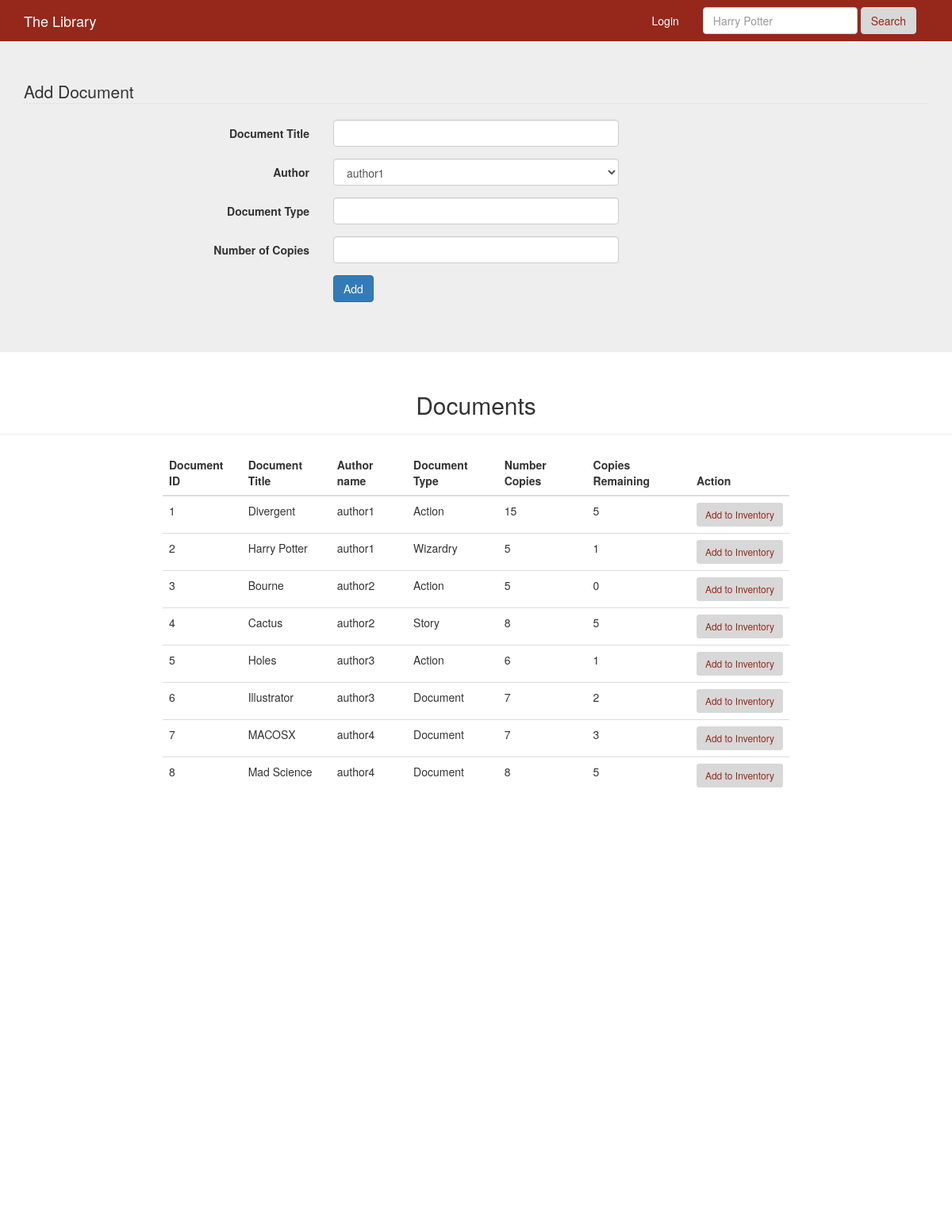
The app's page /document with its own data.
### tables this page shows
CREATE TABLE Document(
	doc_id integer primary key autoincrement,
	doc_title varchar,
	doc_type varchar,
	number_copies varchar
);

### main.py (the view)
@app.route('/document')
def document():
    query = '''
                select d.doc_id, d.doc_title, d.doc_type, d.number_copies, u.author_name, max(i.doc_copy)
                from document as d
                inner join authoring as a
                    on d.doc_id = a.doc_id
                inner join author as u
                    on a.author_id = u.author_id
                left join inventory as i
                    on d.doc_id = i.doc_id
                group by i.doc_id
            '''
    cur = g.db.execute( query )
    rows = [dict( doc_id=row[0], doc_title=row[1], doc_type=row[2], number_copies=row[3], author_name=row[4], copies_out=row[5] ) for row in cur.fetchall()]
    for row in rows:
        if row['copies_out'] is not None:
            row['copies_remaining'] = int( row['number_copies'] ) - int( row['copies_out'] )
        else:
            row['copies_remaining'] = int( row['number_copies'] )
    cur = g.db.execute( 'select * from author' )
    options = [dict( author_id=row[0], author_name=row[1] ) for row in cur.fetchall()]
    return render_template('document.html', rows=rows, options=options)

### main.py (called while the page is built)
@app.before_request
def before_request():
    g.db = connect_db()

@app.teardown_request
def teardown_request(exception):
    db = getattr(g, 'db', None)
    if db is not None:
        db.close()

def connect_db():
    return sqlite3.connect(app.config['DATABASE'])

### templates/document.html (shortened to what this page needs)
{% extends "layout.html" %}
{% block body %}
<div class="jumbotron">
    <div class="container">
        <form class="form-horizontal" action="{{ url_for('add_document') }}" method="post">
        <fieldset>
        <legend>Add Document</legend>
        <div class="form-group">
        <label class="col-md-4 control-label" for="doc_title">Document Title</label>
        <div class="col-md-4">
        <input id="doc_title" name="doc_title" type="text" class="form-control input-md">
        </div>
        </div>
        <div class="form-group">
        <label class="col-md-4 control-label" for="doc_type">Author</label>
        <div class="col-md-4">
        <select class="form-control" id="authors" name="authors">
            {% for row in options %}
            <option value="{{ row['author_id'] }}">{{ row['author_name'] }}</option>
            {% endfor %}
        </select>
        </div>
        </div>
        <div class="form-group">
        <label class="col-md-4 control-label" for="doc_type">Document Type</label>
        <div class="col-md-4">
        <input id="doc_type" name="doc_type" type="text" class="form-control input-md">
        </div>
        </div>
        <div class="form-group">
        <label class="col-md-4 control-label" for="doc_type">Number of Copies</label>
        <div class="col-md-4">
        <input id="number_copies" name="number_copies"" type="text" class="form-control input-md">
        </div>
        </div>
        <div class="form-group">
        <label class="col-md-4 control-label" for="add"></label>
        <div class="col-md-4">
            <button id="add" name="add" class="btn btn-primary">Add</button>
        </div>
        </div>
        </fieldset>
        </form>
    </div>
</div>
<div class="row column text-center">
    <h2>Documents</h2>
    <hr>
</div>
<div class="row">
  <div class="col-md-2"></div>
  <div class="col-md-8">
      <table class="table">
        <thead>
            <tr>
                <th>
                    Document ID
                </th>
                <th>
                    Document Title
                </th>
                <th>
                    Author name
                </th>
                <th>
                    Document Type
                </th>
                <th>
                    Number Copies
                </th>
                <th>
                    Copies Remaining
                </th>
                <th>
                    Action
                </th>
            </tr>
        </thead>
        <tbody>
            {% for row in rows %}
            <tr>
                <td>
                    {{ row['doc_id'] }}
                </td>
                <td>
                    {{ row['doc_title'] }}
                </td>
                <td>
                    {{ row['author_name'] }}
                </td>
                <td>
                    {{ row['doc_type'] }}
                </td>
                <td>
                    {{ row['number_copies'] }}
                </td>
                <td>
                    {{ row['copies_remaining'] }}
                </td>
                <td>
                    <a class="btn btn-success btn-sm" href="{{ url_for('add_to_inventory', doc_id=row['doc_id']) }}" role="button">Add to Inventory</a>
                </td>
            </tr>
            {% endfor %}
        </tbody>
    </table>
  </div>
  <div class="col-md-2"></div>
</div>
{% endblock %}

### static/css/custom.css (style rules this page uses)
.btn-success { color: #96281B; background-color: #D8D8D8; border-color: #D8D8D8; }
html { height: 100%; }
body { height: 100%; }

### records on screen
Document: doc_id "1", doc_title "Divergent", author_name "author1", doc_type "Action", number_copies "15", copies_remaining "5"
Document: doc_id "2", doc_title "Harry Potter", author_name "author1", doc_type "Wizardry", number_copies "5", copies_remaining "1"
Document: doc_id "3", doc_title "Bourne", author_name "author2", doc_type "Action", number_copies "5", copies_remaining "0"
Document: doc_id "4", doc_title "Cactus", author_name "author2", doc_type "Story", number_copies "8", copies_remaining "5"
Document: doc_id "5", doc_title "Holes", author_name "author3", doc_type "Action", number_copies "6", copies_remaining "1"
Document: doc_id "6", doc_title "Illustrator", author_name "author3", doc_type "Document", number_copies "7", copies_remaining "2"
Document: doc_id "7", doc_title "MACOSX", author_name "author4", doc_type "Document", number_copies "7", copies_remaining "3"
Document: doc_id "8", doc_title "Mad Science", author_name "author4", doc_type "Document", number_copies "8", copies_remaining "5"

### other values on screen
form field authors "author1"
